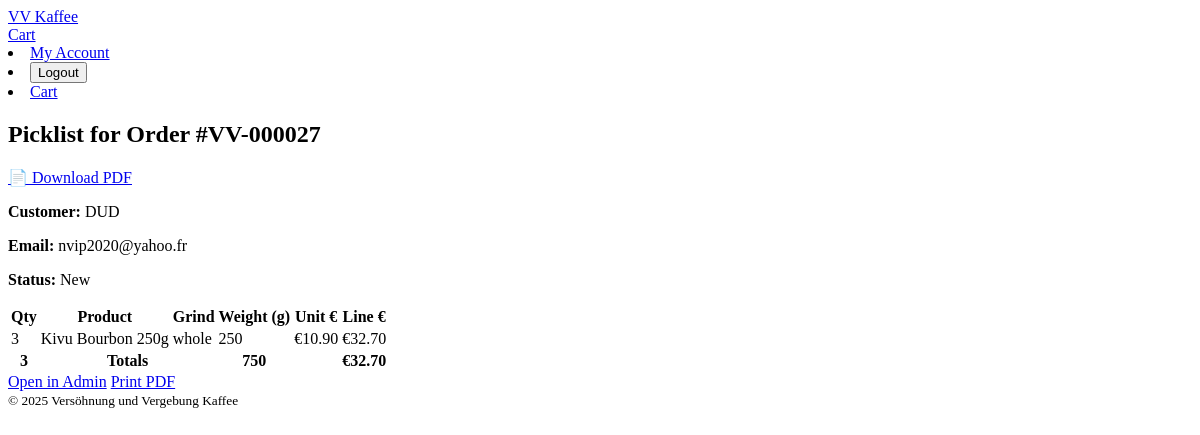
/staff/orders/27/picklist/ (signed in), run on an earlier commit of the app's database.
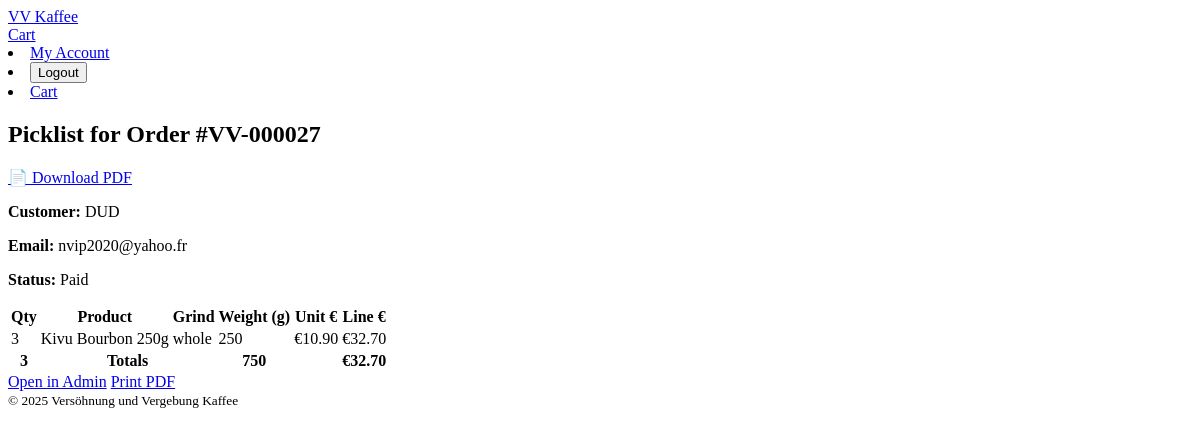
And on a later commit of the database.
### orders/models.py (models this page shows, shortened)
class Order(models.Model):
    STATUS_CHOICES = [
        ("new", "New"),
        ("pending_fulfillment", "Pending fulfillment"),
        ("paid", "Paid"),
        ("fulfilled", "Fulfilled"),
        ("cancelled", "Cancelled"),
        ("refunded", "Refunded"),
    ]
    status = models.CharField(max_length=32, choices=STATUS_CHOICES, default="new")
    fulfilled_at = models.DateTimeField(null=True, blank=True)
    user = models.ForeignKey(settings.AUTH_USER_MODEL, on_delete=models.SET_NULL, null=True, blank=True, related_name="orders")
    full_name = models.CharField(max_length=100)
    email = models.EmailField()
    phone_number = models.CharField(max_length=20, blank=True)
    street = models.CharField(max_length=120)
    house_number = models.CharField(max_length=10, blank=True)
    city = models.CharField(max_length=80)
    postal_code = models.CharField(max_length=20)
    country = models.CharField(max_length=60, default="Germany")
    status = models.CharField(max_length=20, choices=STATUS_CHOICES, default="new")
    payment_intent_id = models.CharField(max_length=120, blank=True)  # Stripe PaymentIntent id
    subtotal = models.DecimalField(max_digits=10, decimal_places=2, default=0)
    shipping = models.DecimalField(max_digits=10, decimal_places=2, default=0)
    total = models.DecimalField(max_digits=10, decimal_places=2, default=0)
    notes = models.TextField(blank=True)
    created_at = models.DateTimeField(auto_now_add=True)
    updated_at = models.DateTimeField(auto_now=True)
    class Meta:
        ordering = ["-created_at"]
        permissions = [
            ("view_fulfillment", "Can access fulfillment (paid picklists)"),
            ("change_fulfillment_status", "Can mark orders fulfilled"),
        ]
    @property
    def reference(self) -> str:
        return f"VV-{self.id:06d}"

### orders/views.py (the view)
@login_required
@permission_required("orders.view_fulfillment", raise_exception=True)
@staff_member_required
def order_picklist(request, order_id):
    order = get_object_or_404(
        Order.objects.prefetch_related("items__product"),
        pk=order_id
    )
    _ensure_paid_or_superuser(order, request.user)
    if order.status not in ("pending_fulfillment", "paid") and not request.user.is_superuser:
        raise Http404
    total_qty = 0
    total_weight = 0
    grand_total = Decimal("0.00")
    for oi in order.items.all():
        qty = oi.quantity or 0
        unit = oi.unit_price or Decimal("0.00")
        total_qty += qty
        total_weight += qty * (oi.weight_grams or 0)
        grand_total += unit * qty
    context = {
        "order": order,
        "total_qty": total_qty,
        "total_weight": total_weight,     # grams
        "grand_total": grand_total,
    }
    return render(request, "orders/picklist.html", context)

### cart/context_processors.py (called while the page is built)
def cart_summary(request):
    cart = request.session.get(CART_SESSION_KEY, {})
    item_count = sum(int(item.get("quantity", 0)) for item in cart.values())
    subtotal = sum(
        Decimal(item["price"]) * int(item["quantity"]) for item in cart.values()
    ) if cart else Decimal("0.00")
    shipping = Decimal("0.00") if subtotal >= Decimal("39.00") else (Decimal("4.90") if subtotal > 0 else Decimal("0.00"))
    total = (subtotal + shipping).quantize(Decimal("0.01"))
    return {
        "cart_item_count": item_count,
        "cart_subtotal": subtotal.quantize(Decimal("0.01")),
        "cart_total": total,
    }

### orders/models.py (called while the page is built)
    @property
    def line_total(self) -> Decimal:
        price = self.unit_price or Decimal("0.00")
        qty = self.quantity or 0
        return (price * qty).quantize(Decimal("0.01"), rounding=ROUND_HALF_UP)

### orders/templatetags/user_extras.py (called while the page is built)
@register.filter
def has_group(user, group_name):
    if not getattr(user, "is_authenticated", False):
        return False
    return user.groups.filter(name=group_name).exists()

### orders/views.py (called while the page is built)
def _ensure_paid_or_superuser(order, user):
    if order.status == "paid":
        return
    if user.is_superuser:
        return
    raise Http404("Order not available")

### orders/templates/orders/picklist.html
{% extends "base.html" %}
{% load static %}
{% block content %}
<div class="container py-4">
  <div class="d-flex align-items-center justify-content-between mb-3">
    <h2 class="mb-0">Picklist for Order #{{ order.reference }}</h2>
    <a class="btn btn-outline-secondary" href="{% url 'orders:order_picklist_pdf' order.id %}" target="_blank">📄 Download PDF</a>
  </div>
  <div class="mb-3">
    <p class="mb-1"><strong>Customer:</strong> {{ order.full_name|default:"Guest" }}</p>
    <p class="mb-1"><strong>Email:</strong> {{ order.email|default:"—" }}</p>
    <p class="mb-1"><strong>Status:</strong> {{ order.get_status_display }}</p>
  </div>
  <div class="table-responsive">
    <table class="table table-sm align-middle">
      <thead class="table-dark">
        <tr>
          <th scope="col" class="text-center">Qty</th>
          <th scope="col">Product</th>
          <th scope="col" class="text-center">Grind</th>
          <th scope="col" class="text-center">Weight (g)</th>
          <th scope="col" class="text-end">Unit €</th>
          <th scope="col" class="text-end">Line €</th>
        </tr>
      </thead>
      <tbody class="table-group-divider">
        {% for item in order.items.all %}
        <tr>
          <td class="text-center">{{ item.quantity }}</td>
          <td>{{ item.product_name_snapshot }}</td>
          <td class="text-center">{{ item.grind|default:"-" }}</td>
          <td class="text-center">{{ item.weight_grams }}</td>
          <td class="text-end">€{{ item.unit_price|floatformat:2 }}</td>
          <td class="text-end">€{{ item.line_total|floatformat:2 }}</td>
        </tr>
        {% empty %}
        <tr><td colspan="6" class="text-center text-muted">No items on this order.</td></tr>
        {% endfor %}
      </tbody>
      <tfoot class="table-light">
        <tr>
          <th class="text-center">{{ total_qty }}</th>
          <th colspan="2">Totals</th>
          <th class="text-center">{{ total_weight }}</th>
          <th></th>
          <th class="text-end">€{{ grand_total|floatformat:2 }}</th>
        </tr>
      </tfoot>
    </table>
  </div>
  <div class="d-flex gap-2">
    <a class="btn btn-outline-secondary" href="{% url 'admin:orders_order_change' order.id %}" target="_blank">Open in Admin</a>
    <a class="btn btn-primary" href="{% url 'orders:order_picklist_pdf' order.id %}" target="_blank">Print PDF</a>
  </div>
</div>
{% endblock %}

What changed in the data, as far as the page shows it:
changed Order "VV-000027": status "New" → "Paid"
